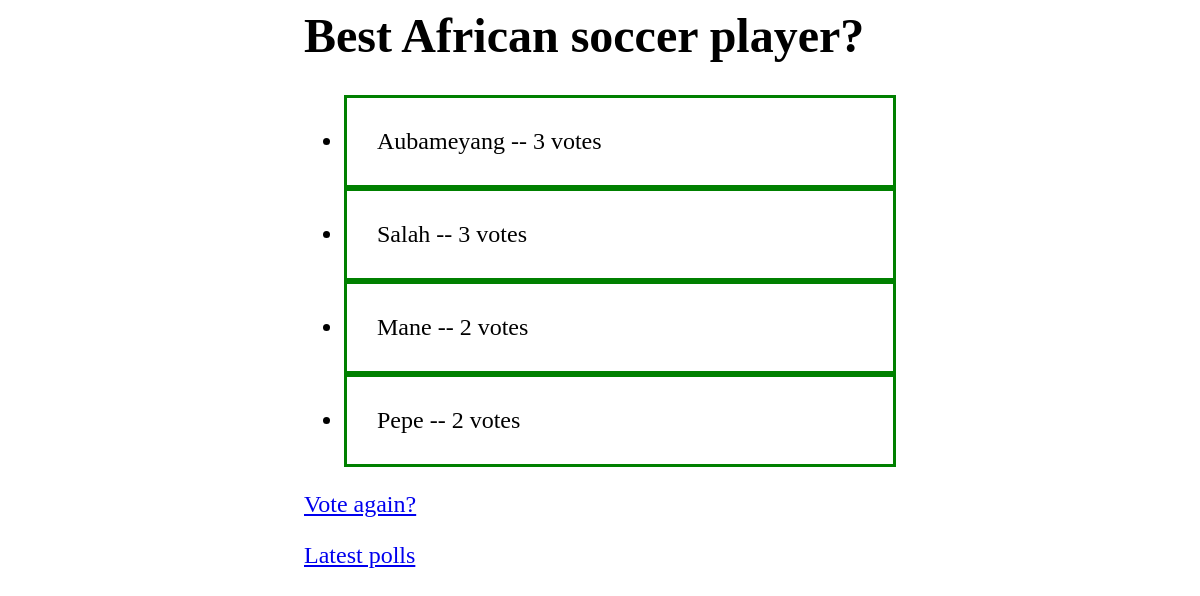
/11/results/, run on the app's committed database.
### polls/models.py (models this page shows, shortened)
class Question(models.Model):
    question_text = models.CharField(max_length=200)
    pub_date = models.DateTimeField('date published')
    def was_published_recently(self):
        now = timezone.now()
        return now - datetime.timedelta(days=1) <= self.pub_date <= now
    was_published_recently.admin_order_field = 'pub_date'
    was_published_recently.boolean = True
    was_published_recently.short_description = 'Published recently?'

class Choice(models.Model):
    question = models.ForeignKey(Question, on_delete=models.CASCADE)
    choice_text = models.CharField(max_length=200)
    votes = models.IntegerField(default=0)

### polls/views.py (the view)
# urls.py: path('<int:pk>/results/', views.ResultsView.as_view(), name='results'),
class ResultsView(generic.DetailView):
    model = Question
    template_name = 'polls/results.html'
    def get_queryset(self):
        past_questions = Question.objects.filter(
            pub_date__lte=timezone.now()
        )
        question_texts_of_past_questions_with_choices = []
        for question in past_questions:
            if question.choice_set.count() != 0:
                question_texts_of_past_questions_with_choices.append(question.question_text)
        past_questions_with_choices = past_questions.filter(question_text__in=question_texts_of_past_questions_with_choices)
        return past_questions_with_choices

### polls/templates/polls/results.html
{% load static %}
<link rel="stylesheet" type="text/css" href="{% static 'polls/style.css' %}">
<div class='content'>
    <h1>{{ question.question_text }}</h1>
    <ul>
    {% for choice in question.choice_set.all %}
        <li>{{ choice.choice_text }} -- {{ choice.votes }} vote{{ choice.votes|pluralize }}</li>
    {% endfor %}
    </ul>
    <p><a href="{% url 'polls:detail' question.id %}">Vote again?</a></p>
    <p><a href="{% url 'polls:index' %}">Latest polls</a></p>
</div>

### polls/static/polls/style.css (style rules this page uses)
.content { margin: auto; width: 50%; font-size: x-large; }
li { border: 3px solid green; padding: 30px; }

### data on the page
Question: question_text "Best African soccer player?"
Choice: choice_text "Aubameyang", votes "3"
Choice: choice_text "Salah", votes "3"
Choice: choice_text "Mane", votes "2"
Choice: choice_text "Pepe", votes "2"
